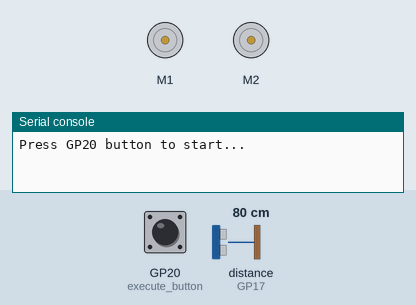
Recording of a program running on a simulated Raspberry Pi Pico running CircuitPython. Shown: 2 × DC motor (green arrow = forward, orange = backward, longer = faster), the last lines printed to the serial console. The inputs (shaded band) are chosen by the test bench; at power-on: GP20 (execute_button) HIGH, distance to the obstacle (sensor on GP17) 80 cm. The echo pulse lasts 58.3 µs per cm.

Above: at 1.2 s.
1.3 s: GP20 (execute_button) pulled LOW for 0.15 s
At 1.7 s:
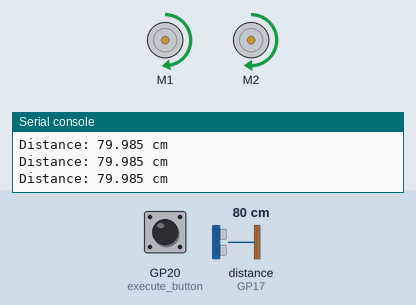
2.9 s: distance to the obstacle (sensor on GP17) set to 12 cm
4.4 s: distance to the obstacle (sensor on GP17) set to 9 cm
At 5.4 s:
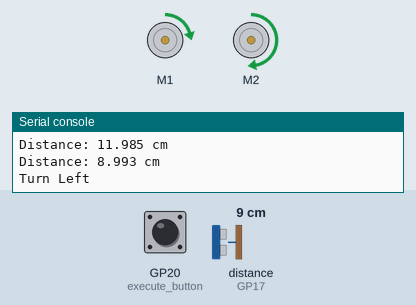
5.9 s: distance to the obstacle (sensor on GP17) set to 18 cm
At 7.2 s:
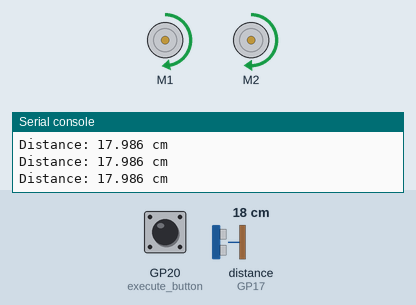
8.1 s: distance to the obstacle (sensor on GP17) set to 2 cm
At 9.4 s:
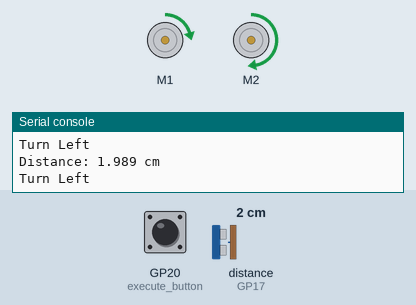
Timing chart, 0 to 10.6 s (numbered marks = the images above; inputs shaded):
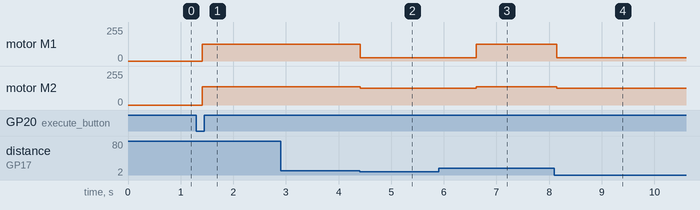

Measured:
- the behaviour switches between 11 and 10 cm on distance to the obstacle (sensor on GP17) (found by bisection; images 1 and 2)
- after the input at 1.3 s, motor M1: stopped → forward 127/255 after 0.11 s; motor M2: stopped → forward 137/255 after 0.11 s
- after the input at 4.4 s, motor M1: forward 127/255 → forward 25/255 at once; motor M2: forward 137/255 → forward 127/255 at once
- after the input at 5.9 s, motor M1: forward 25/255 → forward 127/255 after 0.72 s; motor M2: forward 127/255 → forward 137/255 after 0.72 s
- after the input at 8.1 s, motor M1: forward 127/255 → forward 25/255 after 0.05 s; motor M2: forward 137/255 → forward 127/255 after 0.05 s

The program:

Ultra_sonic.py
```python
'''
Obstacle Avoidance Robot using 3V-5.5V SR04P Ultrasonic Ranging Module.
Additional Library:
    - adafruit_hcsr04.mpy
    - adafruit_motor
'''

import time
import board
import digitalio
import pwmio
from adafruit_motor import motor
import adafruit_hcsr04

# Ultrasonic Sensor Setup
sonar = adafruit_hcsr04.HCSR04(trigger_pin=board.GP16, echo_pin=board.GP17)

# Left Motor
PWM_M1A = board.GP8
PWM_M1B = board.GP9
# Right Motor
PWM_M2A = board.GP10
PWM_M2B = board.GP11

# Button Setup
execute_button = digitalio.DigitalInOut(board.GP20)
execute_button.direction = digitalio.Direction.INPUT
execute_button.pull = digitalio.Pull.UP

# DC motor setup
pwm_1a = pwmio.PWMOut(PWM_M1A, frequency=10000)
pwm_1b = pwmio.PWMOut(PWM_M1B, frequency=10000)
motorL = motor.DCMotor(pwm_1a, pwm_1b)
pwm_2a = pwmio.PWMOut(PWM_M2A, frequency=10000)
pwm_2b = pwmio.PWMOut(PWM_M2B, frequency=10000)
motorR = motor.DCMotor(pwm_2a, pwm_2b)

def Robot_Movement(sL, sR):
    motorL.throttle = sL
    motorR.throttle = sR

def Read_Ultrasonic():
    time.sleep(0.1)
    return sonar.distance

print("Press GP20 button to start...")

while True:
    if not execute_button.value:  # Button pressed (active low)
        print("Button pressed! Starting obstacle avoidance robot...")
        while True:
            try:
                Distance = Read_Ultrasonic()
                print(f"Distance: {Distance} cm")

                if Distance < 10:  # Obstacle detected
                    print("Turn Left")
                    Robot_Movement(0.1, 0.5)  # Turn Left
                    time.sleep(1)
                else:  # No obstacle
                    Robot_Movement(0.5, 0.54)  # Move Forward
            except RuntimeError:
                print("Ultrasonic sensor error. Retrying...")
                Robot_Movement(0, 0)  # Stop in case of sensor error
                time.sleep(0.1)
```
